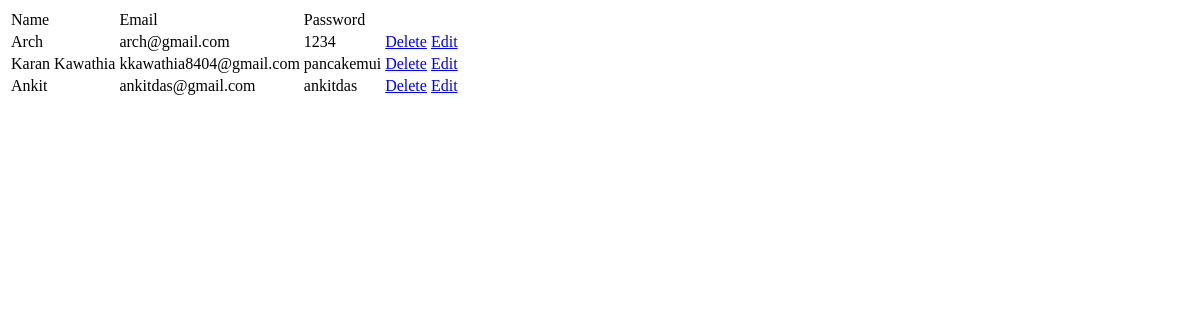
The page /show on the database as committed earlier.
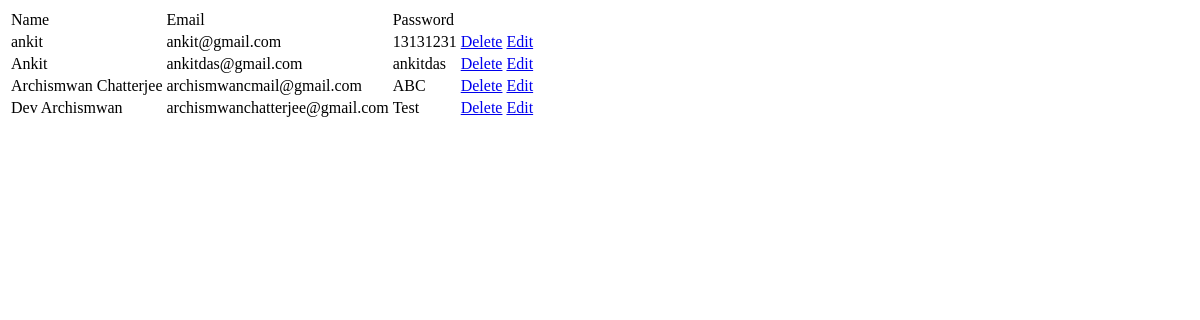
The same page on the database as committed later.
### store/models.py (models this page shows)
class user(models.Model):
    name=models.CharField(max_length=50) # CharField accepts any kind of data input
    email=models.EmailField()
    pwd=models.CharField(max_length=50)
    class Meta:
        db_table="user"

### store/views.py (the view)
# urls.py: path('show',views.show),
def show(request):
    u=user.objects.all() # select * from user
    return render(request,'show.html',{'x':u}) # json format

### store/templates/show.html
<html>
  <body>
    <table>
      <tr>
        <td>Name</td>
        <td>Email</td>
        <td>Password</td>
      </tr>
      {% for i in x %}
      <tr>
        <td>{{i.name}}</td>
        <td>{{i.email}}</td>
        <td>{{i.pwd}}</td>
        <td><a href="del/{{i.id}}">Delete</a></td>
        <td><a href="edit/{{i.id}}">Edit</a></td>
      </tr>
      {% endfor %}
    </table>
  </body>
</html>

Rows that differ between the two databases and show on the page:
removed user: name "Karan Kawathia", email "kkawathia8404@gmail.com", pwd "pancakemui"
changed user: name "Arch" → "ankit"; email "arch@gmail.com" → "ankit@gmail.com"; pwd "1234" → "13131231"
added user: name "Archismwan Chatterjee", email "archismwancmail@gmail.com", pwd "ABC"
added user: name "Dev Archismwan", email "archismwanchatterjee@gmail.com", pwd "Test"
